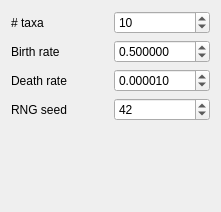
<?xml version="1.0" encoding="UTF-8"?>
<ui version="4.0">
 <class>QtBirthDeathModelParametersWidget</class>
 <widget class="QWidget" name="QtBirthDeathModelParametersWidget">
  <property name="geometry">
   <rect>
    <x>0</x>
    <y>0</y>
    <width>221</width>
    <height>212</height>
   </rect>
  </property>
  <property name="windowTitle">
   <string/>
  </property>
  <layout class="QGridLayout" name="gridLayout">
   <item row="0" column="0">
    <widget class="QLabel" name="label_n_taxa">
     <property name="text">
      <string># taxa</string>
     </property>
    </widget>
   </item>
   <item row="0" column="1">
    <widget class="QSpinBox" name="box_n_taxa">
     <property name="minimum">
      <number>2</number>
     </property>
     <property name="maximum">
      <number>1000</number>
     </property>
     <property name="value">
      <number>10</number>
     </property>
    </widget>
   </item>
   <item row="1" column="0">
    <widget class="QLabel" name="label_birth_rate">
     <property name="text">
      <string>Birth rate</string>
     </property>
    </widget>
   </item>
   <item row="1" column="1">
    <widget class="QDoubleSpinBox" name="box_birth_rate">
     <property name="decimals">
      <number>6</number>
     </property>
     <property name="maximum">
      <double>10.000000000000000</double>
     </property>
     <property name="singleStep">
      <double>0.100000000000000</double>
     </property>
     <property name="value">
      <double>0.500000000000000</double>
     </property>
    </widget>
   </item>
   <item row="2" column="0">
    <widget class="QLabel" name="label_death_rate">
     <property name="text">
      <string>Death rate</string>
     </property>
    </widget>
   </item>
   <item row="2" column="1">
    <widget class="QDoubleSpinBox" name="box_death_rate">
     <property name="decimals">
      <number>6</number>
     </property>
     <property name="maximum">
      <double>10.000000000000000</double>
     </property>
     <property name="singleStep">
      <double>0.010000000000000</double>
     </property>
     <property name="value">
      <double>0.000010000000000</double>
     </property>
    </widget>
   </item>
   <item row="3" column="0">
    <widget class="QLabel" name="label_rng_seed">
     <property name="text">
      <string>RNG seed</string>
     </property>
    </widget>
   </item>
   <item row="3" column="1">
    <widget class="QSpinBox" name="box_rng_seed">
     <property name="maximum">
      <number>1000</number>
     </property>
     <property name="value">
      <number>42</number>
     </property>
    </widget>
   </item>
   <item row="4" column="0">
    <spacer name="verticalSpacer">
     <property name="orientation">
      <enum>Qt::Vertical</enum>
     </property>
     <property name="sizeHint" stdset="0">
      <size>
       <width>20</width>
       <height>59</height>
      </size>
     </property>
    </spacer>
   </item>
  </layout>
 </widget>
 <resources/>
 <connections/>
</ui>
